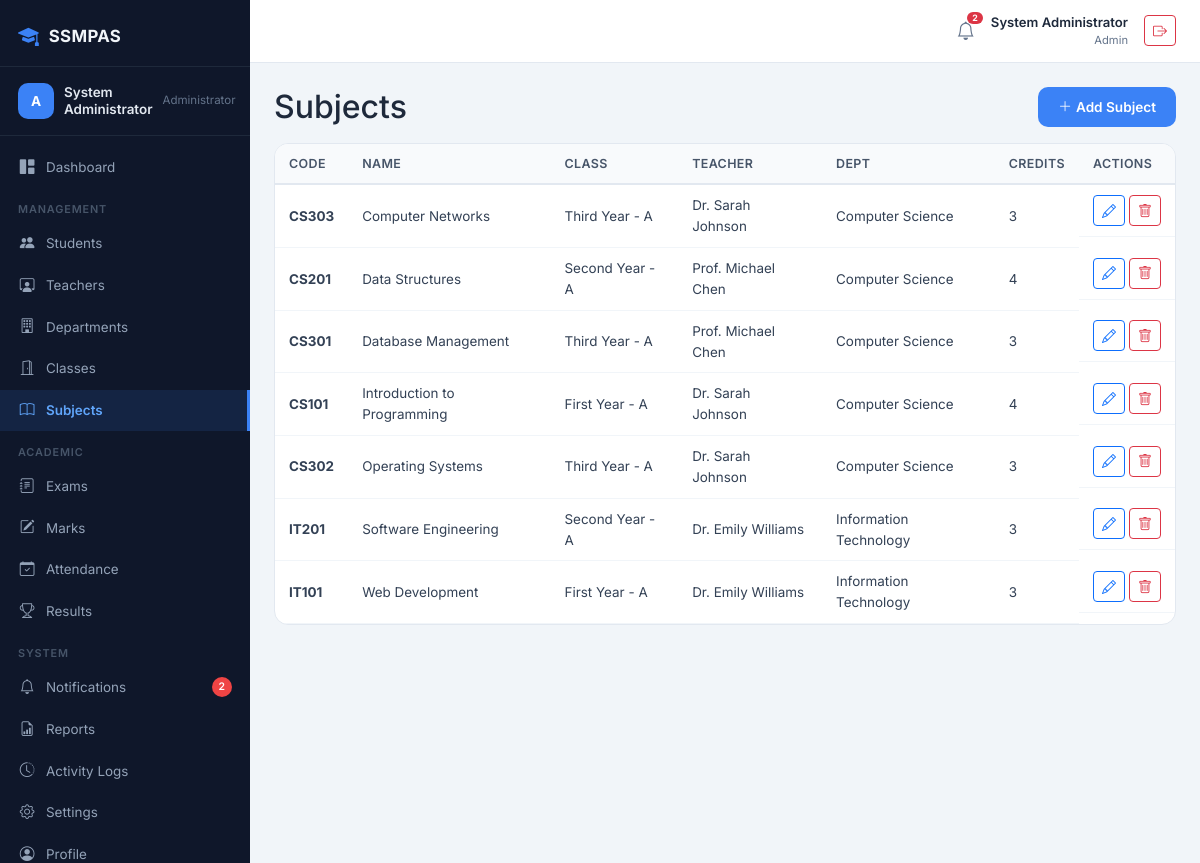
The app's page /admin/subjects.php (signed in) with its own data.
### tables this page shows
CREATE TABLE `subjects` (
    `id` INT AUTO_INCREMENT PRIMARY KEY,
    `name` VARCHAR(100) NOT NULL,
    `code` VARCHAR(20) NOT NULL,
    `class_id` INT DEFAULT NULL,
    `teacher_id` INT DEFAULT NULL,
    `department_id` INT DEFAULT NULL,
    `credits` INT DEFAULT 3,
    `is_active` TINYINT(1) NOT NULL DEFAULT 1,
    `created_at` TIMESTAMP DEFAULT CURRENT_TIMESTAMP,
    `updated_at` TIMESTAMP DEFAULT CURRENT_TIMESTAMP ON UPDATE CURRENT_TIMESTAMP,
    INDEX `idx_class` (`class_id`),
    INDEX `idx_teacher` (`teacher_id`),
    INDEX `idx_dept` (`department_id`),
    FOREIGN KEY (`class_id`) REFERENCES `classes`(`id`) ON DELETE SET NULL,
    FOREIGN KEY (`teacher_id`) REFERENCES `teachers`(`id`) ON DELETE SET NULL,
    FOREIGN KEY (`department_id`) REFERENCES `departments`(`id`) ON DELETE SET NULL
);

CREATE TABLE `classes` (
    `id` INT AUTO_INCREMENT PRIMARY KEY,
    `name` VARCHAR(50) NOT NULL,
    `section` VARCHAR(20) DEFAULT NULL,
    `department_id` INT DEFAULT NULL,
    `academic_year` VARCHAR(20) NOT NULL,
    `is_active` TINYINT(1) NOT NULL DEFAULT 1,
    `created_at` TIMESTAMP DEFAULT CURRENT_TIMESTAMP,
    `updated_at` TIMESTAMP DEFAULT CURRENT_TIMESTAMP ON UPDATE CURRENT_TIMESTAMP,
    INDEX `idx_dept` (`department_id`),
    INDEX `idx_year` (`academic_year`),
    FOREIGN KEY (`department_id`) REFERENCES `departments`(`id`) ON DELETE SET NULL
);

CREATE TABLE `teachers` (
    `id` INT AUTO_INCREMENT PRIMARY KEY,
    `user_id` INT DEFAULT NULL,
    `employee_id` VARCHAR(20) DEFAULT NULL,
    `name` VARCHAR(100) NOT NULL,
    `email` VARCHAR(150) DEFAULT NULL,
    `phone` VARCHAR(20) DEFAULT NULL,
    `department_id` INT DEFAULT NULL,
    `qualification` VARCHAR(100) DEFAULT NULL,
    `specialization` VARCHAR(150) DEFAULT NULL,
    `joining_date` DATE DEFAULT NULL,
    `is_active` TINYINT(1) NOT NULL DEFAULT 1,
    `created_at` TIMESTAMP DEFAULT CURRENT_TIMESTAMP,
    `updated_at` TIMESTAMP DEFAULT CURRENT_TIMESTAMP ON UPDATE CURRENT_TIMESTAMP,
    INDEX `idx_dept` (`department_id`),
    INDEX `idx_user` (`user_id`),
    UNIQUE KEY `uk_employee_id` (`employee_id`),
    FOREIGN KEY (`user_id`) REFERENCES `users`(`id`) ON DELETE SET NULL,
    FOREIGN KEY (`department_id`) REFERENCES `departments`(`id`) ON DELETE SET NULL
);

CREATE TABLE `departments` (
    `id` INT AUTO_INCREMENT PRIMARY KEY,
    `name` VARCHAR(100) NOT NULL,
    `code` VARCHAR(20) NOT NULL,
    `description` TEXT DEFAULT NULL,
    `is_active` TINYINT(1) NOT NULL DEFAULT 1,
    `created_at` TIMESTAMP DEFAULT CURRENT_TIMESTAMP,
    `updated_at` TIMESTAMP DEFAULT CURRENT_TIMESTAMP ON UPDATE CURRENT_TIMESTAMP,
    UNIQUE KEY `uk_dept_code` (`code`)
);

### includes/helpers.php (called while the page is built, shortened)
<?php
function e($string) {
    return htmlspecialchars($string ?? '', ENT_QUOTES, 'UTF-8');
}

### admin/subjects.php (the view, shortened to what this page needs)
<?php
include "../config/db.php";
include "../includes/helpers.php";
$subjects = $conn->query("SELECT s.*, c.name AS class_name, c.section, t.name AS teacher_name, d.name AS dept_name FROM subjects s LEFT JOIN classes c ON s.class_id=c.id LEFT JOIN teachers t ON s.teacher_id=t.id LEFT JOIN departments d ON s.department_id=d.id ORDER BY s.name")->fetchAll();
include "../includes/header.php";
include "../includes/sidebar_admin.php";
include "../includes/topbar.php";
?>
<div class="layout"><div class="main-content"><div class="content">
<div class="d-flex justify-content-between align-items-center flex-wrap gap-2 mb-3">
    <h2 class="mb-0">Subjects</h2>
    <button class="btn btn-primary-blue" data-bs-toggle="modal" data-bs-target="#addModal"><i class="bi bi-plus-lg me-1"></i>Add Subject</button>
</div>
<div class="panel"><div class="panel-body p-0"><div class="table-responsive">
<table class="data-table"><thead><tr><th>Code</th><th>Name</th><th>Class</th><th>Teacher</th><th>Dept</th><th>Credits</th><th>Actions</th></tr></thead><tbody>
<?php foreach($subjects as $s): ?>
<tr><td><strong><?= e($s['code']) ?></strong></td><td><?= e($s['name']) ?></td><td><?= e(($s['class_name']??'-').($s['section']?' - '.$s['section']:'')) ?></td><td><?= e($s['teacher_name']??'-') ?></td><td><?= e($s['dept_name']??'-') ?></td><td><?= $s['credits'] ?></td>
<td class="d-flex gap-1">
<button class="btn btn-sm btn-outline-primary editBtn" data-id="<?= $s['id'] ?>" data-name="<?= e($s['name']) ?>" data-code="<?= e($s['code']) ?>" data-class="<?= $s['class_id']??'' ?>" data-teacher="<?= $s['teacher_id']??'' ?>" data-dept="<?= $s['department_id']??'' ?>" data-credits="<?= $s['credits'] ?>"><i class="bi bi-pencil"></i></button>
<button class="btn btn-sm btn-outline-danger deleteBtn" data-id="<?= $s['id'] ?>" data-name="<?= e($s['name']) ?>"><i class="bi bi-trash"></i></button>
</td></tr>
<?php endforeach; ?>
</tbody></table></div></div></div>
</div></div></div>

### assets/css/dashboard.css (style rules this page uses)
*,*::before,*::after { box-sizing:border-box;margin:0;padding:0 }
html { scroll-behavior:smooth }
body { font-family:'Inter','Segoe UI',sans-serif;background:#f1f5f9;color:#1e293b;line-height:1.55;overflow-x:hidden }
.layout { display:flex;min-height:100vh }
.main-content { flex:1;margin-left:250px;padding:0;display:flex;flex-direction:column;min-height:100vh }
.content { padding:24px;flex:1 }
.panel { background:#fff;border:1px solid #e2e8f0;border-radius:14px;overflow:hidden }
.panel-body { padding:20px }
.data-table { width:100%;border-collapse:collapse;font-size:.84rem }
.data-table thead th { background:#f8fafc;border-bottom:2px solid #e2e8f0;padding:10px 14px;text-align:left;font-weight:600;color:#475569;font-size:.78rem;text-transform:uppercase;letter-spacing:.03em;white-space:nowrap }
.data-table tbody td { padding:10px 14px;border-bottom:1px solid #f1f5f9;color:#334155;vertical-align:middle }
.btn-primary-blue { background:#3b82f6;color:#fff;border:none;border-radius:10px;padding:10px 20px;font-size:.85rem;font-weight:600;transition:.2s }

### records on screen
subjects: code "CS303", name "Computer Networks", class.section "Third Year - A", teacher.name "Dr. Sarah Johnson", department.name "Computer Science", credits "3"
subjects: code "CS201", name "Data Structures", class.section "Second Year - A", teacher.name "Prof. Michael Chen", department.name "Computer Science", credits "4"
subjects: code "CS301", name "Database Management", class.section "Third Year - A", teacher.name "Prof. Michael Chen", department.name "Computer Science", credits "3"
subjects: code "CS101", name "Introduction to Programming", class.section "First Year - A", teacher.name "Dr. Sarah Johnson", department.name "Computer Science", credits "4"
subjects: code "CS302", name "Operating Systems", class.section "Third Year - A", teacher.name "Dr. Sarah Johnson", department.name "Computer Science", credits "3"
subjects: code "IT201", name "Software Engineering", class.section "Second Year - A", teacher.name "Dr. Emily Williams", department.name "Information Technology", credits "3"
subjects: code "IT101", name "Web Development", class.section "First Year - A", teacher.name "Dr. Emily Williams", department.name "Information Technology", credits "3"

### other values on screen
$_SESSION['name'] "System Administrator"
$noti_count "2"
$_SESSION['role'] "Admin"
